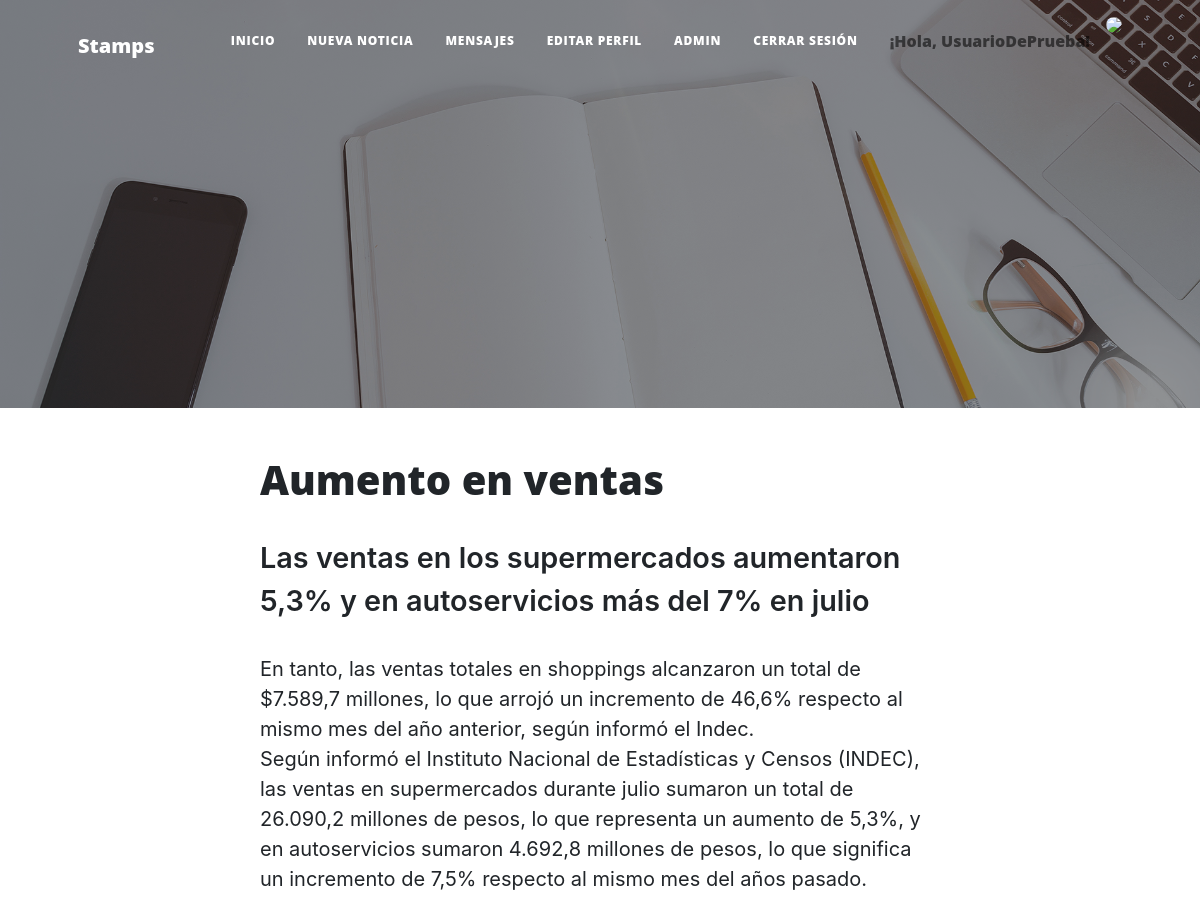
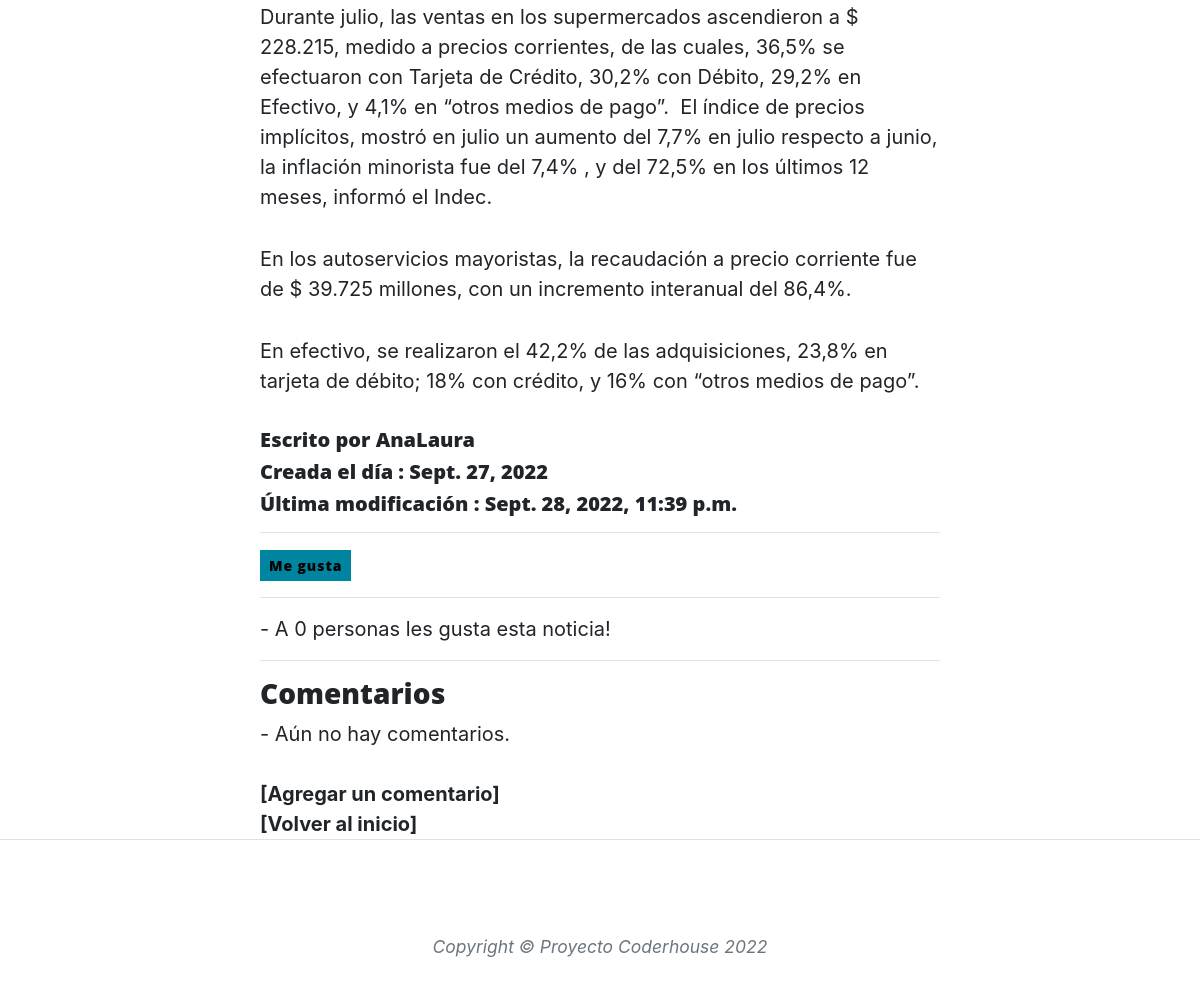
The app's page /AppBlog/noticia/4 (signed in) with its own data (2 pictures, top to bottom).
### AppBlog/models.py (models this page shows, shortened)
class Noticia(models.Model):
    titulo = models.CharField(max_length=255)
    subtitulo = models.CharField(max_length=255)
    cuerpo = RichTextField(blank = True)
    autor = models.ForeignKey(User, on_delete=models.CASCADE)
    fecha_creacion = models.DateField(auto_now_add=True, auto_now=False, null = True, blank=True)
    ultima_modificacion = models.DateTimeField(auto_now_add=False, auto_now=True, null = True, blank=True)
    categoria= models.ForeignKey(Categoria, blank=True, null=True, on_delete=models.CASCADE)
    likes = models.ManyToManyField(User, related_name='noticia_likes')
    def cantidad_likes(self):
        return self.likes.count()

### AppBlog/views.py (the view)
# urls.py: path('noticia/<int:pk>', noticia_detalle_view.as_view(), name='detalle'),
class noticia_detalle_view(DetailView):
    model = Noticia
    template_name = 'AppBlog/noticia_detalle.html'
    def get_context_data(self, *args, **kwargs):
        context = super(noticia_detalle_view, self).get_context_data(**kwargs)
        datos_noticia = get_object_or_404(Noticia, id=self.kwargs['pk'])
        likeado = False
        likes = datos_noticia.cantidad_likes()
        if datos_noticia.likes.filter(id=self.request.user.id).exists():
            likeado = True
        context["cantidad_likes"] = likes
        context["likeado"] = likeado
        context["imagen"] = carga_avatar(self.request)
        return context

### AppBlog/views.py (called while the page is built)
def carga_avatar(request):
    imagen = "/media/avatares/default.png"
    if request.user.is_authenticated:
        lista=Avatar.objects.filter(user=request.user)
        if len(lista) != 0:
            imagen = lista[0].imagen.url
    return imagen

### AppBlog/templates/AppBlog/noticia_detalle.html (shortened to what this page needs)
{% extends "AppBlog/1padre.html" %}
{% load static %}
{% block contenido_que_cambia %}
        <h1>{{ noticia.titulo }}</h1>
        <p class= "noticia-subtitulo">{{ noticia.subtitulo }}</p>
        <p class = "noticia-cuerpo">{{ noticia.cuerpo|safe }}</p>
        <h5>Escrito por {{ noticia.autor }} </h4>
        <h5>Creada el día : {{ noticia.fecha_creacion }}</h4>
        <h5>Última modificación : {{ noticia.ultima_modificacion }}</h4>
        <hr>
        {% if user.is_authenticated %}
                {% if likeado %}
                <form action="{% url 'AppBlog:like_noticia' noticia.pk %}" method="POST">
                {% csrf_token %}
                        <button type="submit" name="noticia_like" value="{{ noticia.id }}" class="btn btn-secondary btn-sm">
                        Ya no me gusta
                        </button>
                </form>
                {% else %}
                <form action="{% url 'AppBlog:like_noticia' noticia.pk %}" method="POST">
                        <button type="submit" name="noticia_like" value="{{ noticia.id }}" class="btn btn-primary btn-sm">
                        Me gusta
                        </button>
                </form>
                {% endif %}
        {% endif %}
        <hr>
        - A {{ cantidad_likes }} personas les gusta esta noticia!
        <br>
        <hr>
        <h3> Comentarios </h3>
        {% if not noticia.comentarios.all %}
        - Aún no hay comentarios.
        <br>
        {% endif %}
        <br>
        <strong><a href="{% url 'AppBlog:form_comentario' noticia.pk %}">[Agregar un comentario]</a>
        <br>
        <a href="{% url 'AppBlog:inicio' %}">[Volver al inicio]</a>
        </strong>
{% endblock %}

### AppBlog/templates/AppBlog/1padre.html (shortened to what this page needs)
<!DOCTYPE html>
<html lang="en">
<head>
    {% load static %}
        <link href="{% static 'styles/css/styles.css' %}" rel="stylesheet" />
        <link rel="stylesheet" href="{% static 'styles/css/mystyles.css'  %}">
    </head>
    <body>
        <nav class="navbar navbar-expand-lg navbar-light" id="mainNav">
            <div class="container px-4 px-lg-5">
                <a class="navbar-brand" href="{% url 'inicio_proyecto' %}">Stamps</a>
                <div class="collapse navbar-collapse" id="navbarResponsive">
                    <ul class="navbar-nav ms-auto py-4 py-lg-0">
                        {% if user.is_authenticated %}
                        <li class="nav-item"><a class="nav-link px-lg-3 py-3 py-lg-4" href="/AppBlog/">Inicio</a></li>
                        <li class="nav-item"><a class="nav-link px-lg-3 py-3 py-lg-4" href="{% url 'AppBlog:form_noticia' %}">Nueva noticia</a></li>
                        <li class="nav-item"><a class="nav-link px-lg-3 py-3 py-lg-4" href="{% url 'AppMensajes:inbox' %}">Mensajes</a></li>
                        <li class="nav-item"><a class="nav-link px-lg-3 py-3 py-lg-4" href="{% url 'AppBlog:editar_usuario' %}">Editar perfil</a></li>
                        <li class="nav-item"><a class="nav-link px-lg-3 py-3 py-lg-4" href="{% url 'admin:index' %}">Admin</a></li>
                        <li class="nav-item"><a class="nav-link px-lg-3 py-3 py-lg-4" href="{% url 'AppBlog:logout' %}">Cerrar sesión</a></li>
                        <li class="nav-item"><h6 class="nav-link px-lg-3 py-3 py-lg-4">¡Hola, {{ user.username }}! </h6></li>
                        <li><a href="{% url 'AppBlog:agregar_avatar' %}"><img class= "img-avatar-nav" src="{{ imagen }}" alt=" "> </a></li>
                        {% else %}
                        <li class="nav-item"><a class="nav-link px-lg-3 py-3 py-lg-4" href="{% url 'AppBlog:login' %}">Iniciar sesión</a></li>
                        <li class="nav-item"><a class="nav-link px-lg-3 py-3 py-lg-4" href="{% url 'AppBlog:registro' %}">Crear usuario</a></li>
                        {% endif %}
                    </ul>
                </div>
            </div>
        </nav>
        <header class="masthead" style="background-image: url('{% static 'styles/assets/img/home-bg.jpg' %}')">
            <div class="container position-relative px-4 px-lg-5">
                <div class="row gx-4 gx-lg-5 justify-content-center">
                    <div class="col-md-10 col-lg-8 col-xl-7">
                    </div>
                </div>
            </div>
        </header>
        <section>
            <div class="row gx-4 gx-lg-5 justify-content-center">
                <div class="col-md-10 col-lg-8 col-xl-7">
                    <div class="site-heading">
                        {% block contenido_que_cambia %}{% endblock %}
                    </div>
                </div>
            </div>
        </section>
        <footer class="border-top">
            <div class="container px-4 px-lg-5">
                <div class="row gx-4 gx-lg-5 justify-content-center">
                    <div class="col-md-10 col-lg-8 col-xl-7">
                        <ul class="list-inline text-center">
                        </ul>
                        <div class="small text-center text-muted fst-italic">Copyright &copy; Proyecto Coderhouse 2022</div>
                    </div>
                </div>
            </div>
        </footer>
    </body>
</html>

### AppBlog/static/styles/css/mystyles.css (style rules this page uses)
.noticia-subtitulo { font-weight: 600; font-size: 1.8rem; }
.noticia-cuerpo { font-size: 1.5rem; color: rgb(10 9 9); }

### records on screen
Noticia: titulo "Aumento en ventas", subtitulo "Las ventas en los supermercados aumentaron 5,3% y en autoservicios más del 7% en julio", cuerpo "En tanto, las ventas totales en shoppings alcanzaron un total de $7.589,7 millones, lo que arrojó un incremento de 46,6% respecto al mismo mes del año anterior, según informó el Indec. Según informó el Instituto Nacional de Estadísticas y Censos (INDEC), las ventas en supermercados durante julio sumaron un total de 26.090,2 millones de pesos, lo que representa un aumento de 5,3%, y en autoservicios sumaron 4.692,8 millones de pesos, lo que significa un incremento de 7,5% respecto al mismo mes del años pasado. Durante julio, las ventas en los supermercados ascendieron a $ 228.215, medido a precios corrientes, de las cuales, 36,5% se efectuaron con Tarjeta de Crédito, 30,2% con Débito, 29,2%…", autor "AnaLaura", fecha_creacion "Sept. 27, 2022", ultima_modificacion "Sept. 28, 2022, 11:39 p.m."

### other values on screen
{{ user.username }} "UsuarioDePrueba"
{{ cantidad_likes }} "0"
